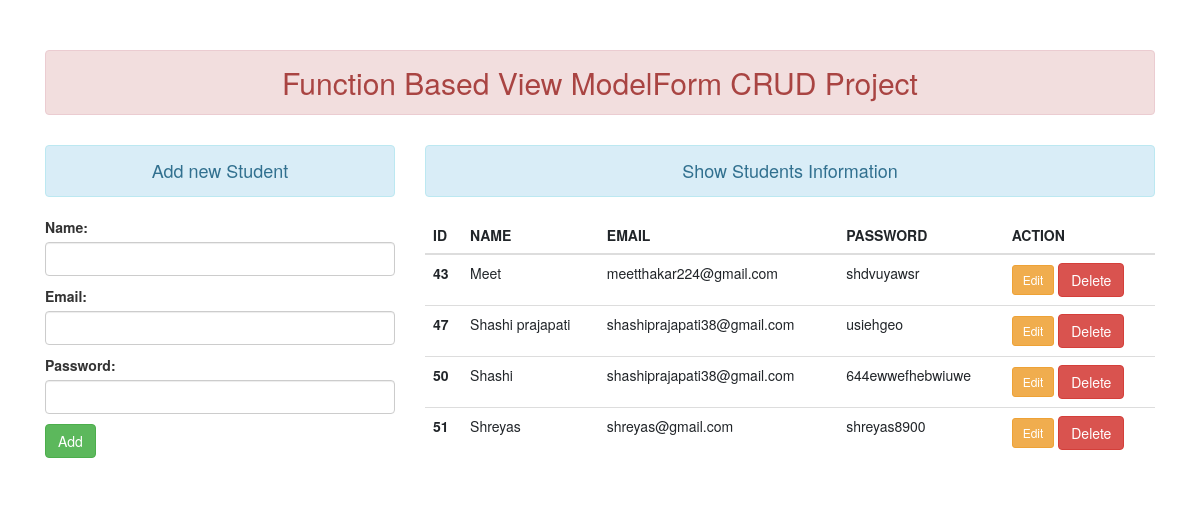
The page / on the database its author committed.
### student/models.py (models this page shows)
class User(models.Model):
    name = models.CharField(max_length=70)
    email = models.EmailField(max_length=70)
    password = models.CharField(max_length=70)

### student/views.py (the view)
# urls.py: path('', views.add_show, name="add_show"),
def add_show(request):
    if request.method == 'POST':
        fm = Student_data(request.POST)
        if fm.is_valid():
            username = fm.cleaned_data['name']
            useremail = fm.cleaned_data['email']
            userpassword = fm.cleaned_data['password']
            all_data = User(name=username, email=useremail,
                            password=userpassword)
            all_data.save()
            messages.success(
                request, "Your Data has been added into the Database!!!")
            fm = Student_data()
    else:
        fm = Student_data()
    stud = User.objects.all()
    return render(request, 'student/add&show.html', {'form': fm, 'stu': stud})

### student/forms.py
class Student_data(forms.ModelForm):
    class Meta:
        model = User
        fields = ['name', 'email', 'password']
        widgets = {'name': forms.TextInput(attrs={'class': 'form-control'}),
                   'email': forms.EmailInput(attrs={'class': 'form-control'}),
                   'password': forms.PasswordInput(render_value=True,  attrs={'class': 'form-control'})}

### student/templates/student/add&show.html (shortened to what this page needs)
{% extends 'student/base.html' %}
{% block content %}
<div class = 'row'>
    <div class = 'col-sm-4'>
        <h4 class = "text-center alert alert-info">Add new Student</h4>
        <form action="" method = 'POST' novalidate>
        {{ form.as_p }}
        <input type="submit" class = 'btn btn-success', value = 'Add'>
</form>
    </div>
    <div class = 'col sm-7 offset'>
        <h4 class = "text-center alert alert-info">Show Students Information</h4>
        {% if stu %}
            <table class="table table-hover">
            <thead>
                <tr>
                <th scope="col">ID</th>
                <th scope="col">NAME</th>
                <th scope="col">EMAIL</th>
                <th scope="col">PASSWORD</th>
                <th scope="col">ACTION</th>
                </tr>
            </thead>
            <tbody>
            {% for stud in stu %}
                <tr>
                <th scope="row">{{stud.id}}</th>
                <td>{{stud.name}}</td>
                <td>{{stud.email}}</td>
                <td>{{stud.password}}</td>
                <td>
                <a href="{% url 'update' stud.id %}" class = "btn btn-warning btn-sm">Edit</a>
                    <form action="{% url 'delete' stud.id %}" method = "POST" class = "d-inline">
                        <input type="submit" value="Delete" class = "btn btn-danger">
                    </form>
                </td>
                </tr>
            {% endfor %}
            </tbody>
            </table>
        {% else %}
        <h4 class = "text-center alert alert-warning">No Records</h4>
        {% endif%}
    </div>
</div>
{% endblock content %}

### student/templates/student/base.html (shortened to what this page needs)
<!DOCTYPE html>
{% load static %}
<html lang="en">
<head>
    <link rel="stylesheet" href="https://maxcdn.bootstrapcdn.com/bootstrap/4.5.0/css/bootstrap.min.css">
    <link href="http://use.fontawesome.com/releases/v5.7.2/css/all.css" rel="stylesheet" integrity="sha384-fnm)OCqbTlwIlj8LyTjo7mOU
        StjsKC4pOpQbqyi7RrhN7udipRwhKkMHpvLbHG9Sr" />
    <link href="http://use.fontawesome.com/releases/v5.7.2/css/all.css" rel="stylesheet" integrity="sha384-fnm)OCqbTlwIlj8LyTjo7mOU
        StjsKC4pOpQbqyi7RrhN7udipRwhKkMHpvLbHG9Sr" />
</head>
<body>
    <div class = 'container mt-5'>
        <h2 class = 'text-center alert alert-danger'>Function Based View ModelForm CRUD Project</h2>
        {% block content %} {% endblock content %}
    </div>
    <link rel="stylesheet" href="https://maxcdn.bootstrapcdn.com/bootstrap/3.4.0/css/bootstrap.min.css">
</body>
</html>

### rows shown on the page
User: id "43", name "Meet", email "meetthakar224@gmail.com", password "shdvuyawsr"
User: id "47", name "Shashi prajapati", email "shashiprajapati38@gmail.com", password "usiehgeo"
User: id "50", name "Shashi", email "shashiprajapati38@gmail.com", password "644ewwefhebwiuwe"
User: id "51", name "Shreyas", email "shreyas@gmail.com", password "shreyas8900"
